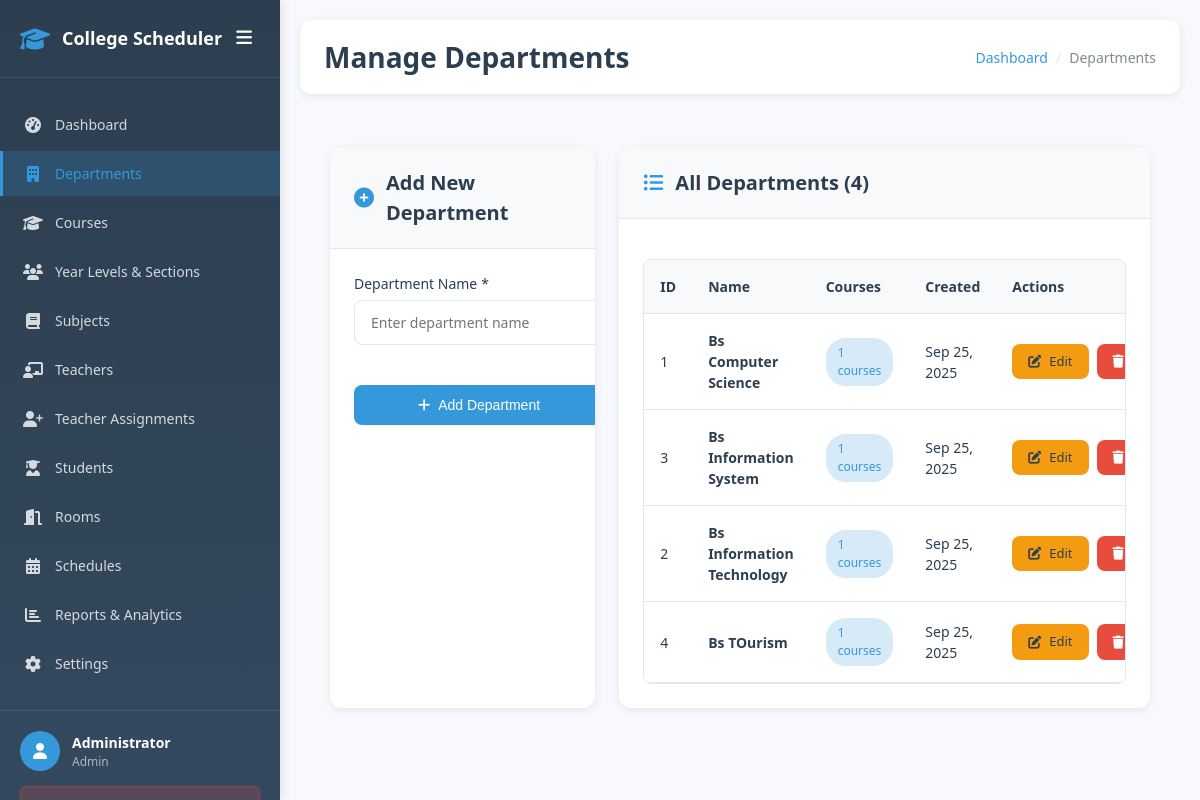
The page /admin_departments.php (signed in) on the database its author committed.
### tables this page shows
CREATE TABLE IF NOT EXISTS departments (
    id INT AUTO_INCREMENT PRIMARY KEY,
    name VARCHAR(100) NOT NULL,
    created_at TIMESTAMP DEFAULT CURRENT_TIMESTAMP
);

### admin_departments.php (the view, shortened to what this page needs)
<?php
require 'config.php';
require_once 'includes/sidebar.php';
$departments = $mysqli->query("
    SELECT d.*, COUNT(c.id) as course_count
    FROM departments d
    LEFT JOIN courses c ON d.id = c.department_id
    GROUP BY d.id
    ORDER BY d.name
")->fetch_all(MYSQLI_ASSOC);
$edit_department = null;
?>
<!DOCTYPE html>
<html lang="en">
<head>
    <link href="https://cdnjs.cloudflare.com/ajax/libs/font-awesome/6.6.0/css/all.min.css" rel="stylesheet" />
    <link rel="stylesheet" href="styles.css">
    <link rel="stylesheet" href="includes/sidebar.css">
</head>
<body>
    <div class="main-content">
        <div class="top-navbar">
            <div class="navbar-left">
                <h1 class="page-title">Manage Departments</h1>
            </div>
            <div class="navbar-right">
                <nav class="breadcrumb" aria-label="Breadcrumb">
                    <a href="admin_dashboard.php">Dashboard</a>
                    <span class="breadcrumb-separator" aria-hidden="true">/</span>
                    <span>Departments</span>
                </nav>
            </div>
        </div>
        <div class="content-area">
            <div class="dashboard-grid">
                <article class="dashboard-card form-card">
                    <header class="card-header">
                        <i class="fas fa-<?php echo $edit_department ? 'edit' : 'plus-circle'; ?>" aria-hidden="true"></i>
                        <h2><?php echo $edit_department ? 'Edit Department' : 'Add New Department'; ?></h2>
                    </header>
                    <div class="card-content">
                        <form method="POST" class="form-grid" novalidate aria-label="<?php echo $edit_department ? 'Edit department form' : 'Add department form'; ?>">
                            <div class="form-group full-width">
                                <label for="name">Department Name <span aria-hidden="true">*</span><span class="sr-only">(required)</span></label>
                                <input type="text"
                                       id="name"
                                       name="name"
                                       required
                                       aria-required="true"
                                       aria-describedby="name-help"
                                       value="<?php echo $edit_department ? htmlspecialchars($edit_department['name']) : ''; ?>"
                                       placeholder="Enter department name">
                            </div>
                            <div class="form-actions">
                                <button type="submit"
                                        name="<?php echo $edit_department ? 'edit_department' : 'add_department'; ?>"
                                        class="btn btn-primary full-width">
                                    <i class="fas fa-<?php echo $edit_department ? 'save' : 'plus'; ?>" aria-hidden="true"></i>
                                    <?php echo $edit_department ? 'Update Department' : 'Add Department'; ?>
                                </button>
                            </div>
                        </form>
                    </div>
                </article>
                <article class="dashboard-card list-card">
                    <header class="card-header">
                        <i class="fas fa-list-ul" aria-hidden="true"></i>
                        <h2>All Departments (<?php echo count($departments); ?>)</h2>
                    </header>
                    <div class="card-content">
                        <?php if (empty($departments)): ?>
                            <div class="empty-state">
                                <i class="fas fa-building" aria-hidden="true"></i>
                                <h3>No Departments Found</h3>
                                <p>Add your first department using the form above to get started.</p>
                                <button class="btn btn-primary" onclick="document.querySelector('.form-card').scrollIntoView({behavior: 'smooth'})">Add Department</button>
                            </div>
                        <?php else: ?>
                            <div class="table-responsive">
                                <table class="data-table" role="table" aria-label="Departments list">
                                    <thead>
                                        <tr>
                                            <th scope="col">ID</th>
                                            <th scope="col">Name</th>
                                            <th scope="col">Courses</th>
                                            <th scope="col">Created</th>
                                            <th scope="col">Actions</th>
                                        </tr>
                                    </thead>
                                    <tbody>
                                        <?php foreach ($departments as $dept): ?>
                                            <tr>
                                                <td><?php echo $dept['id']; ?></td>
                                                <td>
                                                    <strong><?php echo htmlspecialchars($dept['name']); ?></strong>
                                                </td>
                                                <td>
                                                    <span class="badge badge-info" aria-label="<?php echo $dept['course_count']; ?> courses in this department">
                                                        <?php echo $dept['course_count']; ?> courses
                                                    </span>
                                                </td>
                                                <td>
                                                    <?php echo date('M d, Y', strtotime($dept['created_at'] ?? 'now')); ?>
                                                </td>
                                                <td>
                                                    <div class="action-buttons">
                                                        <a href="?edit=<?php echo $dept['id']; ?>"
                                                           class="btn btn-sm btn-warning"
                                                           aria-label="Edit <?php echo htmlspecialchars($dept['name']); ?>">
                                                            <i class="fas fa-edit" aria-hidden="true"></i> Edit
                                                        </a>
                                                        <button type="button"
                                                                class="btn btn-sm btn-danger"
                                                                onclick="deleteDepartment(<?php echo $dept['id']; ?>, '<?php echo htmlspecialchars($dept['name']); ?>')"
                                                                aria-label="Delete <?php echo htmlspecialchars($dept['name']); ?>">
                                                            <i class="fas fa-trash" aria-hidden="true"></i> Delete
                                                        </button>
                                                    </div>
                                                </td>
                                            </tr>
                                        <?php endforeach; ?>
                                    </tbody>
                                </table>
                            </div>
                        <?php endif; ?>
                    </div>
                </article>
            </div>
        </div>
    </div>
</body>
</html>

### styles.css (style rules this page uses)
:root { --primary-color: #3498db; --success-color: #27ae60; --danger-color: #e74c3c; --warning-color: #f39c12; --info-color: #3498db; --secondary-color: #95a5a6; --background-color: #f8f9fa; --text-color: #2c3e50; --muted-text: #7f8c8d; --white: #ffffff; --shadow: 0 2px 10px rgba(0,0,0,0.08); --border-color: #e1e8ed; --hover-shadow: 0 4px 20px rgba(0,0,0,0.12); --transition: all 0.2s cubic-bezier(0.4, 0, 0.2, 1); --body-bg: #f8f9fc; --border-radius: 12px; --font-size-base: 14px; --hover-lift: translateY(-2px); }
* { box-sizing: border-box; }
body { font-family: 'Segoe UI', Tahoma, Geneva, Verdana, sans-serif; background-color: var(--body-bg); color: var(--text-color); margin: 0; padding: 0; display: flex; min-height: 100vh; line-height: 1.5; }
.main-content { flex-grow: 1; padding: 20px; overflow-y: auto; background-color: var(--body-bg); margin-left: 280px; min-height: 100vh; transition: margin-left 0.3s ease; }
.top-navbar { display: flex; justify-content: space-between; align-items: center; background: var(--white); padding: 16px 24px; box-shadow: var(--shadow); margin-bottom: 24px; border-radius: var(--border-radius); }
.navbar-left { display: flex; align-items: center; gap: 16px; }
.page-title { margin: 0; font-size: 1.75rem; font-weight: 600; color: var(--text-color); }
.navbar-right { display: flex; align-items: center; }
.breadcrumb { display: flex; align-items: center; font-size: var(--font-size-base); color: var(--muted-text); gap: 8px; }
.breadcrumb a { color: var(--primary-color); text-decoration: none; transition: var(--transition); }
.breadcrumb-separator { color: var(--border-color); }
.content-area { max-width: 1200px; margin: 0 auto; }
.dashboard-grid { display: grid; grid-template-columns: 1fr 1fr; gap: 24px; margin-bottom: 32px; }
.dashboard-card { background: var(--white); border-radius: var(--border-radius); box-shadow: var(--shadow); overflow: hidden; transition: var(--transition); }
.card-header { display: flex; align-items: center; gap: 12px; padding: 20px 24px; background: var(--background-color); border-bottom: 1px solid var(--border-color); }
.card-header i { color: var(--primary-color); font-size: 20px; flex-shrink: 0; }
.card-header h2 { margin: 0; font-size: 1.25rem; font-weight: 600; color: var(--text-color); }
.card-content { padding: 24px; }
.form-grid { display: grid; grid-template-columns: repeat(auto-fit, minmax(250px, 1fr)); gap: 20px; }
.form-group { display: flex; flex-direction: column; }
.form-group.full-width { grid-column: 1 / -1; }
label { font-weight: 500; margin-bottom: 6px; color: var(--text-color); font-size: var(--font-size-base); display: flex; align-items: center; gap: 4px; }
input, select, textarea { padding: 12px 16px; border: 1px solid var(--border-color); border-radius: 8px; font-size: var(--font-size-base); font-family: inherit; transition: var(--transition); background: var(--white); }
.form-actions { grid-column: 1 / -1; display: flex; justify-content: flex-start; margin-top: 20px; }
.btn { padding: 12px 20px; border: none; border-radius: 8px; cursor: pointer; font-size: var(--font-size-base); font-weight: 500; transition: var(--transition); display: inline-flex; align-items: center; gap: 8px; text-decoration: none; }
.btn-primary { background: var(--primary-color); color: var(--white); }
.btn-danger { background: var(--danger-color); color: var(--white); }
.btn-sm { padding: 8px 16px; font-size: 13px; }
.full-width { width: 100%; justify-content: center; }
.table-responsive { overflow-x: auto; border-radius: 8px; border: 1px solid var(--border-color); margin-top: 16px; }
.data-table { width: 100%; border-collapse: collapse; background: var(--white); }
.data-table th, .data-table td { padding: 16px; text-align: left; border-bottom: 1px solid var(--border-color); }
.data-table th { background: var(--background-color); font-weight: 600; font-size: var(--font-size-base); color: var(--text-color); }
.data-table tbody tr { transition: var(--transition); }
.data-table td { font-size: var(--font-size-base); }
.badge { display: inline-flex; align-items: center; padding: 6px 12px; border-radius: 20px; font-size: 12px; font-weight: 500; }
.badge-info { background: rgba(52, 152, 219, 0.2); color: var(--info-color); }
.action-buttons { display: flex; gap: 8px; }

### rows shown on the page
departments: id "1", name "Bs Computer Science", course_count "1", created_at "Sep 25, 2025"
departments: id "3", name "Bs Information System", course_count "1", created_at "Sep 25, 2025"
departments: id "2", name "Bs Information Technology", course_count "1", created_at "Sep 25, 2025"
departments: id "4", name "Bs TOurism", course_count "1", created_at "Sep 25, 2025"

### other values the page prints
$item['text'] "Dashboard"
$item['text'] "Departments"
$item['text'] "Courses"
$item['text'] "Year Levels & Sections"
$item['text'] "Subjects"
$item['text'] "Teachers"
$item['text'] "Teacher Assignments"
$item['text'] "Students"
$item['text'] "Rooms"
$item['text'] "Schedules"
$item['text'] "Reports & Analytics"
$item['text'] "Settings"
getUserName($userType) "Administrator"
$userType "Admin"
count($departments) "4"
